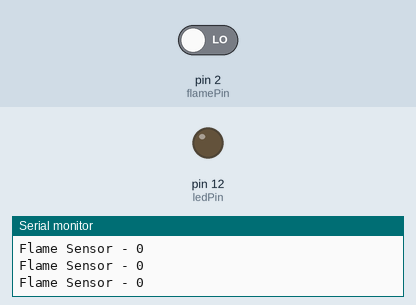
A sketch run on a simulated Arduino Uno, built with avr-gcc and run on an emulated ATmega328P. On the bench: output pins drawn as LEDs (lit = HIGH), the last lines printed to the serial monitor. Inputs (shaded band) come from the test bench; at power-on: pin 2 (flamePin) LOW.

Above: at 1.2 s.
1.3 s: pin 2 (flamePin) driven HIGH
At 2.5 s:
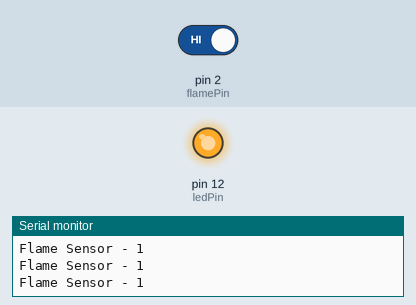
2.8 s: pin 2 (flamePin) driven LOW
At 3.5 s:
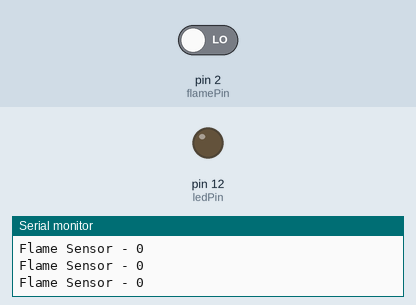
Timing chart, 0 to 5.8 s (numbered marks = the images above; inputs shaded):
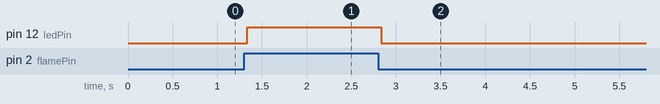

Measured:
- after the input at 1.3 s, pin 12 (ledPin): LOW → HIGH at once
- after the input at 2.8 s, pin 12 (ledPin): HIGH → LOW at once

The sketch:

code_capteur_du_flamme.ino
```cpp
#define  flamePin 2
#define  ledPin  12

int  flame;

void setup() {
   Serial.begin(9600);

   pinMode(flamePin, INPUT);
   pinMode(ledPin, OUTPUT);
}

void loop() {
   flame = digitalRead(flamePin);

   Serial.print("Flame Sensor - ");
   Serial.println(flame);

   if (flame == HIGH)
      digitalWrite(ledPin, HIGH);
   else
      digitalWrite(ledPin, LOW);
}
```
